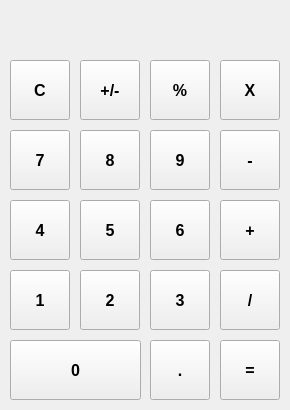
<?xml version="1.0" encoding="UTF-8"?>
<ui version="4.0">
 <class>Calculator</class>
 <widget class="QMainWindow" name="Calculator">
  <property name="geometry">
   <rect>
    <x>0</x>
    <y>0</y>
    <width>290</width>
    <height>410</height>
   </rect>
  </property>
  <property name="minimumSize">
   <size>
    <width>290</width>
    <height>410</height>
   </size>
  </property>
  <property name="maximumSize">
   <size>
    <width>290</width>
    <height>410</height>
   </size>
  </property>
  <property name="windowTitle">
   <string>Calculator</string>
  </property>
  <property name="windowIcon">
   <iconset resource="images.qrc">
    <normaloff>:/icons/images/calculator.png</normaloff>:/icons/images/calculator.png</iconset>
  </property>
  <widget class="QWidget" name="centralwidget">
   <widget class="QLabel" name="labelDisplay">
    <property name="geometry">
     <rect>
      <x>10</x>
      <y>10</y>
      <width>270</width>
      <height>40</height>
     </rect>
    </property>
    <property name="minimumSize">
     <size>
      <width>270</width>
      <height>40</height>
     </size>
    </property>
    <property name="maximumSize">
     <size>
      <width>270</width>
      <height>40</height>
     </size>
    </property>
    <property name="text">
     <string/>
    </property>
   </widget>
   <widget class="QWidget" name="widget" native="true">
    <property name="geometry">
     <rect>
      <x>10</x>
      <y>60</y>
      <width>270</width>
      <height>340</height>
     </rect>
    </property>
    <property name="minimumSize">
     <size>
      <width>270</width>
      <height>340</height>
     </size>
    </property>
    <property name="maximumSize">
     <size>
      <width>270</width>
      <height>340</height>
     </size>
    </property>
    <widget class="QPushButton" name="pushButtonClear">
     <property name="geometry">
      <rect>
       <x>0</x>
       <y>0</y>
       <width>60</width>
       <height>60</height>
      </rect>
     </property>
     <property name="minimumSize">
      <size>
       <width>60</width>
       <height>60</height>
      </size>
     </property>
     <property name="maximumSize">
      <size>
       <width>60</width>
       <height>60</height>
      </size>
     </property>
     <property name="font">
      <font>
       <pointsize>12</pointsize>
       <weight>75</weight>
       <bold>true</bold>
      </font>
     </property>
     <property name="text">
      <string>C</string>
     </property>
     <property name="shortcut">
      <string>C</string>
     </property>
    </widget>
    <widget class="QPushButton" name="pushButtonPercentage">
     <property name="geometry">
      <rect>
       <x>140</x>
       <y>0</y>
       <width>60</width>
       <height>60</height>
      </rect>
     </property>
     <property name="minimumSize">
      <size>
       <width>60</width>
       <height>60</height>
      </size>
     </property>
     <property name="maximumSize">
      <size>
       <width>60</width>
       <height>60</height>
      </size>
     </property>
     <property name="font">
      <font>
       <pointsize>12</pointsize>
       <weight>75</weight>
       <bold>true</bold>
      </font>
     </property>
     <property name="text">
      <string>%</string>
     </property>
     <property name="shortcut">
      <string>/</string>
     </property>
    </widget>
    <widget class="QPushButton" name="pushButtonMultiply">
     <property name="geometry">
      <rect>
       <x>210</x>
       <y>0</y>
       <width>60</width>
       <height>60</height>
      </rect>
     </property>
     <property name="minimumSize">
      <size>
       <width>60</width>
       <height>60</height>
      </size>
     </property>
     <property name="maximumSize">
      <size>
       <width>60</width>
       <height>60</height>
      </size>
     </property>
     <property name="font">
      <font>
       <pointsize>12</pointsize>
       <weight>75</weight>
       <bold>true</bold>
      </font>
     </property>
     <property name="text">
      <string>X</string>
     </property>
     <property name="shortcut">
      <string>*</string>
     </property>
    </widget>
    <widget class="QPushButton" name="pushButtonDecrease">
     <property name="geometry">
      <rect>
       <x>210</x>
       <y>70</y>
       <width>60</width>
       <height>60</height>
      </rect>
     </property>
     <property name="minimumSize">
      <size>
       <width>60</width>
       <height>60</height>
      </size>
     </property>
     <property name="maximumSize">
      <size>
       <width>60</width>
       <height>60</height>
      </size>
     </property>
     <property name="font">
      <font>
       <pointsize>12</pointsize>
       <weight>75</weight>
       <bold>true</bold>
      </font>
     </property>
     <property name="text">
      <string>-</string>
     </property>
     <property name="shortcut">
      <string>-</string>
     </property>
    </widget>
    <widget class="QPushButton" name="pushButton8">
     <property name="geometry">
      <rect>
       <x>70</x>
       <y>70</y>
       <width>60</width>
       <height>60</height>
      </rect>
     </property>
     <property name="minimumSize">
      <size>
       <width>60</width>
       <height>60</height>
      </size>
     </property>
     <property name="maximumSize">
      <size>
       <width>60</width>
       <height>60</height>
      </size>
     </property>
     <property name="font">
      <font>
       <pointsize>12</pointsize>
       <weight>75</weight>
       <bold>true</bold>
      </font>
     </property>
     <property name="text">
      <string>8</string>
     </property>
     <property name="shortcut">
      <string>8</string>
     </property>
    </widget>
    <widget class="QPushButton" name="pushButton9">
     <property name="geometry">
      <rect>
       <x>140</x>
       <y>70</y>
       <width>60</width>
       <height>60</height>
      </rect>
     </property>
     <property name="minimumSize">
      <size>
       <width>60</width>
       <height>60</height>
      </size>
     </property>
     <property name="maximumSize">
      <size>
       <width>60</width>
       <height>60</height>
      </size>
     </property>
     <property name="font">
      <font>
       <pointsize>12</pointsize>
       <weight>75</weight>
       <bold>true</bold>
      </font>
     </property>
     <property name="text">
      <string>9</string>
     </property>
     <property name="shortcut">
      <string>9</string>
     </property>
    </widget>
    <widget class="QPushButton" name="pushButton7">
     <property name="geometry">
      <rect>
       <x>0</x>
       <y>70</y>
       <width>60</width>
       <height>60</height>
      </rect>
     </property>
     <property name="minimumSize">
      <size>
       <width>60</width>
       <height>60</height>
      </size>
     </property>
     <property name="maximumSize">
      <size>
       <width>60</width>
       <height>60</height>
      </size>
     </property>
     <property name="font">
      <font>
       <pointsize>12</pointsize>
       <weight>75</weight>
       <bold>true</bold>
      </font>
     </property>
     <property name="text">
      <string>7</string>
     </property>
     <property name="shortcut">
      <string>7</string>
     </property>
    </widget>
    <widget class="QPushButton" name="pushButtonIncrease">
     <property name="geometry">
      <rect>
       <x>210</x>
       <y>140</y>
       <width>60</width>
       <height>60</height>
      </rect>
     </property>
     <property name="minimumSize">
      <size>
       <width>60</width>
       <height>60</height>
      </size>
     </property>
     <property name="maximumSize">
      <size>
       <width>60</width>
       <height>60</height>
      </size>
     </property>
     <property name="font">
      <font>
       <pointsize>12</pointsize>
       <weight>75</weight>
       <bold>true</bold>
      </font>
     </property>
     <property name="text">
      <string>+</string>
     </property>
     <property name="shortcut">
      <string>+</string>
     </property>
    </widget>
    <widget class="QPushButton" name="pushButton5">
     <property name="geometry">
      <rect>
       <x>70</x>
       <y>140</y>
       <width>60</width>
       <height>60</height>
      </rect>
     </property>
     <property name="minimumSize">
      <size>
       <width>60</width>
       <height>60</height>
      </size>
     </property>
     <property name="maximumSize">
      <size>
       <width>60</width>
       <height>60</height>
      </size>
     </property>
     <property name="font">
      <font>
       <pointsize>12</pointsize>
       <weight>75</weight>
       <bold>true</bold>
      </font>
     </property>
     <property name="text">
      <string>5</string>
     </property>
     <property name="shortcut">
      <string>5</string>
     </property>
    </widget>
    <widget class="QPushButton" name="pushButton6">
     <property name="geometry">
      <rect>
       <x>140</x>
       <y>140</y>
       <width>60</width>
       <height>60</height>
      </rect>
     </property>
     <property name="minimumSize">
      <size>
       <width>60</width>
       <height>60</height>
      </size>
     </property>
     <property name="maximumSize">
      <size>
       <width>60</width>
       <height>60</height>
      </size>
     </property>
     <property name="font">
      <font>
       <pointsize>12</pointsize>
       <weight>75</weight>
       <bold>true</bold>
      </font>
     </property>
     <property name="text">
      <string>6</string>
     </property>
     <property name="shortcut">
      <string>6</string>
     </property>
    </widget>
    <widget class="QPushButton" name="pushButton4">
     <property name="geometry">
      <rect>
       <x>0</x>
       <y>140</y>
       <width>60</width>
       <height>60</height>
      </rect>
     </property>
     <property name="minimumSize">
      <size>
       <width>60</width>
       <height>60</height>
      </size>
     </property>
     <property name="maximumSize">
      <size>
       <width>60</width>
       <height>60</height>
      </size>
     </property>
     <property name="font">
      <font>
       <pointsize>12</pointsize>
       <weight>75</weight>
       <bold>true</bold>
      </font>
     </property>
     <property name="text">
      <string>4</string>
     </property>
     <property name="shortcut">
      <string>4</string>
     </property>
    </widget>
    <widget class="QPushButton" name="pushButton2">
     <property name="geometry">
      <rect>
       <x>70</x>
       <y>210</y>
       <width>60</width>
       <height>60</height>
      </rect>
     </property>
     <property name="minimumSize">
      <size>
       <width>60</width>
       <height>60</height>
      </size>
     </property>
     <property name="maximumSize">
      <size>
       <width>60</width>
       <height>60</height>
      </size>
     </property>
     <property name="font">
      <font>
       <pointsize>12</pointsize>
       <weight>75</weight>
       <bold>true</bold>
      </font>
     </property>
     <property name="text">
      <string>2</string>
     </property>
     <property name="shortcut">
      <string>2</string>
     </property>
    </widget>
    <widget class="QPushButton" name="pushButton3">
     <property name="geometry">
      <rect>
       <x>140</x>
       <y>210</y>
       <width>60</width>
       <height>60</height>
      </rect>
     </property>
     <property name="minimumSize">
      <size>
       <width>60</width>
       <height>60</height>
      </size>
     </property>
     <property name="maximumSize">
      <size>
       <width>60</width>
       <height>60</height>
      </size>
     </property>
     <property name="font">
      <font>
       <pointsize>12</pointsize>
       <weight>75</weight>
       <bold>true</bold>
      </font>
     </property>
     <property name="text">
      <string>3</string>
     </property>
     <property name="shortcut">
      <string>3</string>
     </property>
    </widget>
    <widget class="QPushButton" name="pushButton1">
     <property name="geometry">
      <rect>
       <x>0</x>
       <y>210</y>
       <width>60</width>
       <height>60</height>
      </rect>
     </property>
     <property name="minimumSize">
      <size>
       <width>60</width>
       <height>60</height>
      </size>
     </property>
     <property name="maximumSize">
      <size>
       <width>60</width>
       <height>60</height>
      </size>
     </property>
     <property name="font">
      <font>
       <pointsize>12</pointsize>
       <weight>75</weight>
       <bold>true</bold>
      </font>
     </property>
     <property name="text">
      <string>1</string>
     </property>
     <property name="shortcut">
      <string>1</string>
     </property>
    </widget>
    <widget class="QPushButton" name="pushButtonAnswer">
     <property name="geometry">
      <rect>
       <x>210</x>
       <y>280</y>
       <width>60</width>
       <height>60</height>
      </rect>
     </property>
     <property name="minimumSize">
      <size>
       <width>60</width>
       <height>60</height>
      </size>
     </property>
     <property name="maximumSize">
      <size>
       <width>60</width>
       <height>60</height>
      </size>
     </property>
     <property name="font">
      <font>
       <pointsize>12</pointsize>
       <weight>75</weight>
       <bold>true</bold>
      </font>
     </property>
     <property name="text">
      <string>=</string>
     </property>
     <property name="shortcut">
      <string>=</string>
     </property>
    </widget>
    <widget class="QPushButton" name="pushButtonDecimal">
     <property name="geometry">
      <rect>
       <x>140</x>
       <y>280</y>
       <width>60</width>
       <height>60</height>
      </rect>
     </property>
     <property name="minimumSize">
      <size>
       <width>60</width>
       <height>60</height>
      </size>
     </property>
     <property name="maximumSize">
      <size>
       <width>60</width>
       <height>60</height>
      </size>
     </property>
     <property name="font">
      <font>
       <pointsize>12</pointsize>
       <weight>75</weight>
       <bold>true</bold>
      </font>
     </property>
     <property name="text">
      <string>.</string>
     </property>
     <property name="shortcut">
      <string>.</string>
     </property>
    </widget>
    <widget class="QPushButton" name="pushButton0">
     <property name="geometry">
      <rect>
       <x>0</x>
       <y>280</y>
       <width>131</width>
       <height>60</height>
      </rect>
     </property>
     <property name="minimumSize">
      <size>
       <width>131</width>
       <height>60</height>
      </size>
     </property>
     <property name="maximumSize">
      <size>
       <width>131</width>
       <height>60</height>
      </size>
     </property>
     <property name="font">
      <font>
       <pointsize>12</pointsize>
       <weight>75</weight>
       <bold>true</bold>
      </font>
     </property>
     <property name="text">
      <string>0</string>
     </property>
     <property name="shortcut">
      <string>0</string>
     </property>
    </widget>
    <widget class="QPushButton" name="pushButtonPlusMinus">
     <property name="geometry">
      <rect>
       <x>70</x>
       <y>0</y>
       <width>60</width>
       <height>60</height>
      </rect>
     </property>
     <property name="minimumSize">
      <size>
       <width>60</width>
       <height>60</height>
      </size>
     </property>
     <property name="maximumSize">
      <size>
       <width>60</width>
       <height>60</height>
      </size>
     </property>
     <property name="font">
      <font>
       <pointsize>12</pointsize>
       <weight>75</weight>
       <bold>true</bold>
      </font>
     </property>
     <property name="text">
      <string>+/-</string>
     </property>
     <property name="shortcut">
      <string>C</string>
     </property>
    </widget>
    <widget class="QPushButton" name="pushButtonDivide">
     <property name="geometry">
      <rect>
       <x>210</x>
       <y>210</y>
       <width>60</width>
       <height>60</height>
      </rect>
     </property>
     <property name="minimumSize">
      <size>
       <width>60</width>
       <height>60</height>
      </size>
     </property>
     <property name="maximumSize">
      <size>
       <width>60</width>
       <height>60</height>
      </size>
     </property>
     <property name="font">
      <font>
       <pointsize>12</pointsize>
       <weight>75</weight>
       <bold>true</bold>
      </font>
     </property>
     <property name="text">
      <string>/</string>
     </property>
     <property name="shortcut">
      <string>+</string>
     </property>
    </widget>
   </widget>
  </widget>
 </widget>
 <resources>
  <include location="images.qrc"/>
 </resources>
 <connections/>
</ui>
